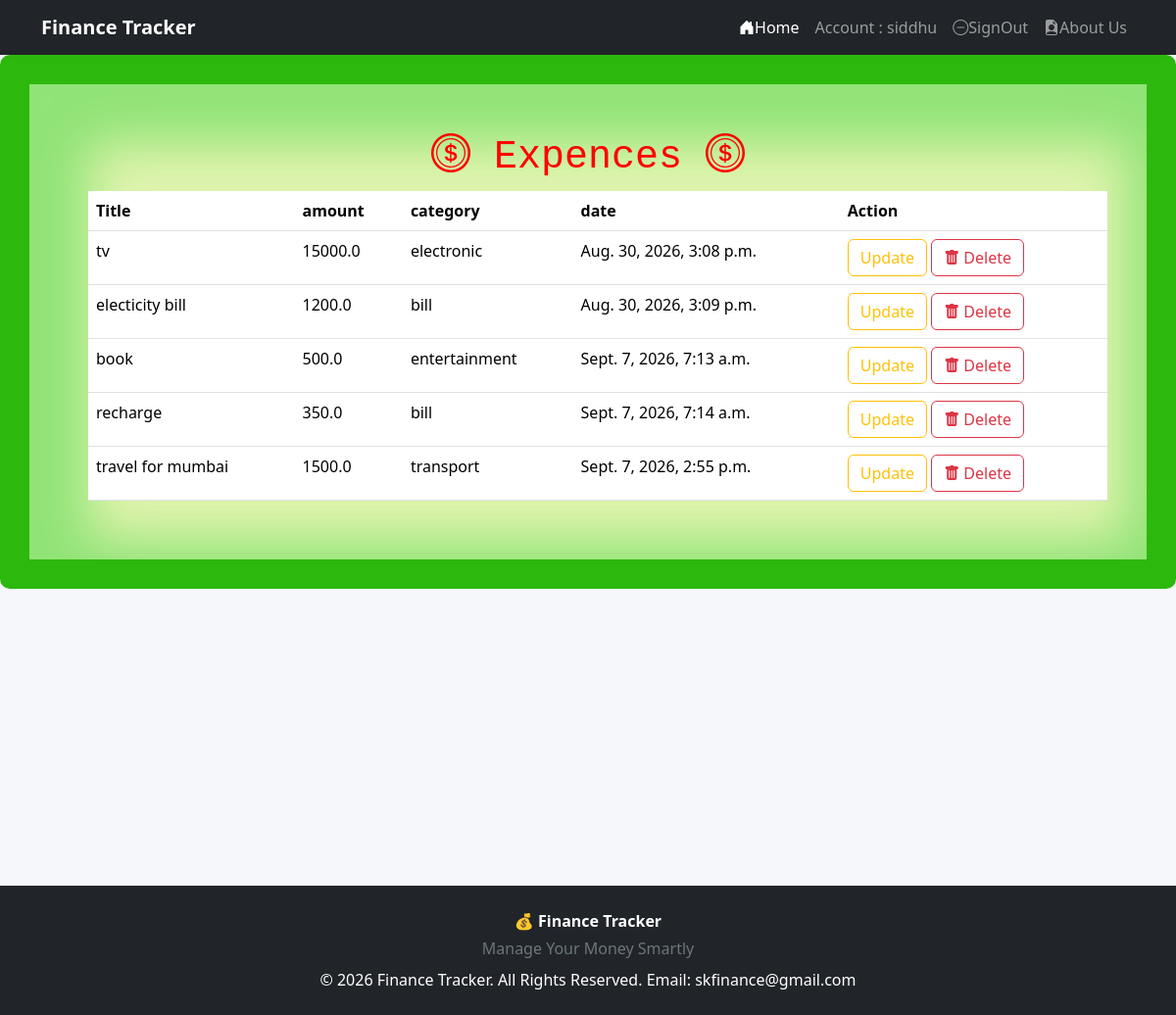
/expences/listexpences/ (signed in), run on the app's committed database.
### expences/models.py (models this page shows)
class Expences(models.Model):
    CATEGORY_CHOICES = (
        ('food', 'Food'),
        ('electronic', 'Electronic'),
        ('bill', 'Bill'),
        ('medical', 'Medical'),
        ('entertainment', 'Entertainment'),
        ('transport','Transport'),
        ('other', 'Other'),
    )
    user = models.ForeignKey(User, on_delete=models.CASCADE)
    title = models.CharField(max_length=200)
    amount = models.FloatField()
    category = models.CharField(
        max_length=20,
        choices=CATEGORY_CHOICES
    )
    date = models.DateTimeField(auto_now_add=True)

### expences/views.py (the view)
# urls.py: path('listexpences/',listexpences,name='listexpences'),
@login_required(login_url='signin')
def listexpences(request):
    expences=Expences.objects.filter(user=request.user)
    context = {'expences':expences}
    return render(request,'expences/list_expences.html',context)

### templates/expences/list_expences.html
{%extends 'base.html' %}
{% block content%}
<div class="m p list-border">
    <h1 class="text-center  p-10px font-monospace" style=" color:  red"><i class="bi bi-coin"></i> Expences    <i class="bi bi-coin"></i> </h1>
<table class="table " style="padding:10px; margin:10px">
    <tr>
        <th>Title</th>
        <th>amount</th>
        <th>category</th>
        <th>date</th>
        <th>Action</th>
    </tr>
    {% for i in expences %}
    <tr>
        <td>{{i.title}}</td>
        <td>{{i.amount}}</td>
        <td>{{i.category}}</td>
        <td>{{i.date}}</td>
        <td> <a href="{% url 'updateExpences' i.id %}" class="btn btn-outline-warning">  Update </a>
            <a href="{% url 'deleteExpences' i.id %}" class="btn btn-outline-danger"> <i class="bi bi-trash-fill"></i> Delete </a>
             </td>
    </tr>
    {%endfor%}
</table>
</div>
{%endblock content%}

### templates/base.html (shortened to what this page needs)
{% load static %}
<!DOCTYPE html>
<html lang="en">
<head>
    <link href="https://cdn.jsdelivr.net/npm/bootstrap@5.3.8/dist/css/bootstrap.min.css" rel="stylesheet">
    <link rel="stylesheet" href="https://cdn.jsdelivr.net/npm/bootstrap-icons@1.13.1/font/bootstrap-icons.min.css">
    <link rel="stylesheet" href="{% static 'css/base.css' %}">
    <link rel="stylesheet" href="{% static 'css/home.css' %}">
</head>
<body>
<div class="header">
<nav class="navbar navbar-expand-lg navbar-dark bg-dark">
    <div class="container">
        <a class="navbar-brand fw-bold" href="#">
             Finance Tracker
        </a>
        <div class="collapse navbar-collapse" id="navbarMenu">
            <ul class="navbar-nav ms-auto">
                <li class="nav-item">
                    <a class="nav-link active" href="{% url 'home' %}">
                        <i class="bi bi-house-door-fill"></i>Home
                    </a>
                </li>
                {% if user.is_authenticated %}
                      <li class="nav-item">
                        <a class="nav-link" href="#">
                            Account : {{user}}
                        </a>
                    </li>
                    <li class="nav-item">
                        <a class="nav-link" href={% url 'signout' %}>
                            <i class="bi bi-dash-circle"></i>SignOut
                    </li>
                {%endif%}
                <li class="nav-item">
                    <a class="nav-link" href="{% url 'about'%}">
                        <i class="bi bi-file-earmark-person-fill"></i>About Us
                    </a>
                </li>
            </ul>
        </div>
    </div>
</nav>
</div>
<div class="content" style="min-height: 100vh;">
    {% block content %}
    {% endblock content %}
</div>
<div class="footer">
<footer class="bg-dark text-white text-center py-4 mt-5">
    <div class="container">
        <p class="mb-1 fw-bold">
            💰 Finance Tracker
        </p>
        <p class="mb-0 text-secondary">
            Manage Your Money Smartly
        </p>
        <p class="mb-0 mt-2">
            © 2026 Finance Tracker. All Rights Reserved.
             Email: skfinance@gmail.com
        </p>
    </div>
</footer>
</div>
</body>
</html>

### static/css/base.css (style rules this page uses)
.p { padding-top:100px; }
.m { margin-left:200px; margin-right:200px; }
body { margin: 0; font-family: "Segoe UI", Arial, sans-serif; background: #f8f9fa; color: #212529; }
.list-border { margin: auto; padding: 50px; border: 30px solid rgb(45, 184, 13); border-radius: 10px; box-shadow: inset 20px 20px 50px 40px rgba(66, 212, 63, 0.5); background-color:rgb(224, 244, 174); }

### static/css/home.css (style rules this page uses)
body { background: #f5f7fb; }

### data on the page
Expences: title "tv", amount "15000.0", category "electronic", date "Aug. 30, 2026, 3:08 p.m."
Expences: title "electicity bill", amount "1200.0", category "bill", date "Aug. 30, 2026, 3:09 p.m."
Expences: title "book", amount "500.0", category "entertainment", date "Sept. 7, 2026, 7:13 a.m."
Expences: title "recharge", amount "350.0", category "bill", date "Sept. 7, 2026, 7:14 a.m."
Expences: title "travel for mumbai", amount "1500.0", category "transport", date "Sept. 7, 2026, 2:55 p.m."

### other printed values
{{ user }} "siddhu"
